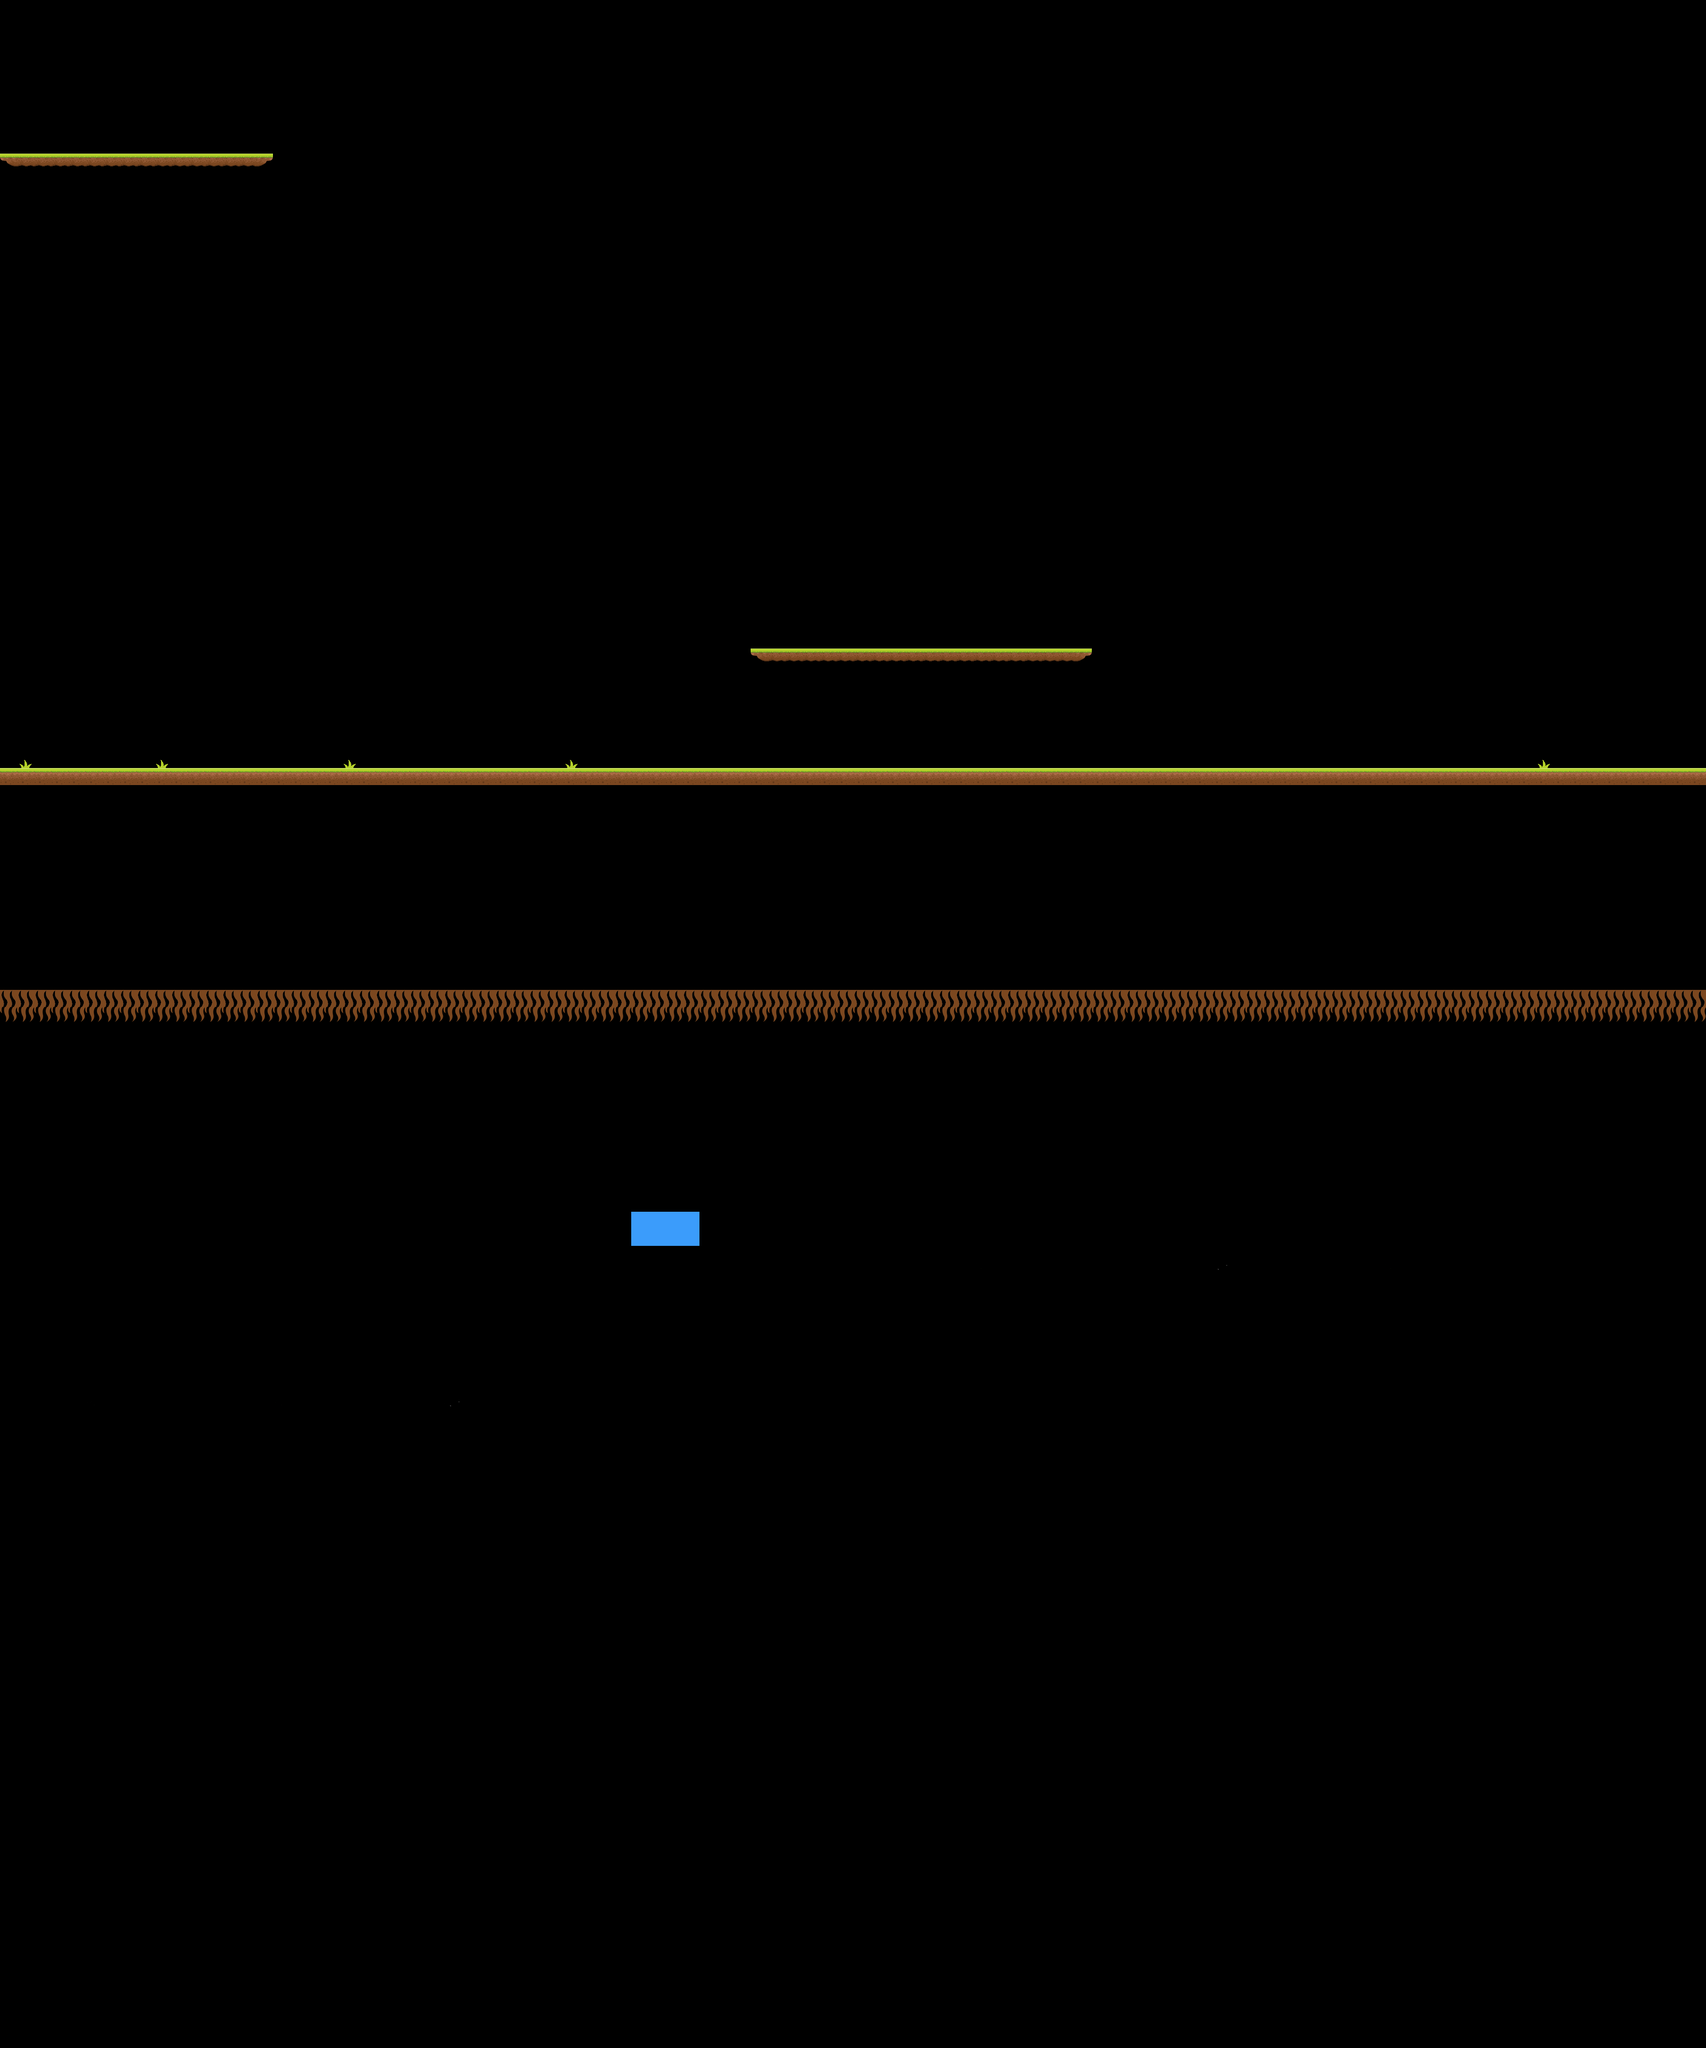

This is a level from a 2D game, rendered from its Tiled map with the project's own tilesets. A one-line summary and the map file follow, with tile-layer data summarised:
An orthogonal 100x120 tile map with 32x32 px tiles, 4 tile layers (bluba, Golgota_1, transicao, Odihna_1), 3 tilesets and 17 objects (4x totem, 2x destructible, 2x endFlag, Ren, Ren2, ...).

<map version="1.0" orientation="orthogonal" renderorder="right-down" width="100" height="120" tilewidth="32" tileheight="32" nextobjectid="85">
 <tileset firstgid="1" name="ground_elements" tilewidth="32" tileheight="32" spacing="2" margin="1" tilecount="24" columns="6">
  <image source="tilesets/ground_elements.png" width="204" height="136" />
  <tile id="0">
   <properties>
    <property name="name" value="ground" />
    <property name="physics" value="true" />
    <property name="solid" value="true" />
   </properties>
  </tile>
  <tile id="1">
   <properties>
    <property name="name" value="ground" />
    <property name="physics" value="true" />
    <property name="solid" value="true" />
   </properties>
  </tile>
  <tile id="2">
   <properties>
    <property name="name" value="ground" />
    <property name="physics" value="true" />
    <property name="solid" value="true" />
   </properties>
  </tile>
  <tile id="5">
   <properties>
    <property name="name" value="ground" />
    <property name="physics" value="true" />
   </properties>
  </tile>
  <tile id="6">
   <properties>
    <property name="name" value="underground" />
    <property name="physics" value="true" />
    <property name="solid" value="true" />
   </properties>
  </tile>
  <tile id="7">
   <properties>
    <property name="name" value="underground" />
    <property name="physics" value="true" />
    <property name="solid" value="true" />
   </properties>
  </tile>
  <tile id="8">
   <properties>
    <property name="bodyType" value="static" />
    <property name="name" value="underground" />
    <property name="physics" value="true" />
   </properties>
  </tile>
  <tile id="9">
   <properties>
    <property name="name" value="ground" />
    <property name="physics" value="true" />
    <property name="solid" value="true" />
   </properties>
  </tile>
  <tile id="11">
   <properties>
    <property name="name" value="ground" />
    <property name="physics" value="true" />
   </properties>
  </tile>
  <tile id="13">
   <properties>
    <property name="name" value="death" />
    <property name="physics" value="true" />
   </properties>
  </tile>
  <tile id="17">
   <properties>
    <property name="name" value="ground" />
    <property name="physics" value="true" />
   </properties>
  </tile>
  <tile id="18">
   <properties>
    <property name="name" value="ground" />
    <property name="physics" value="true" />
    <property name="solid" value="true" />
   </properties>
  </tile>
  <tile id="19">
   <properties>
    <property name="name" value="ground" />
    <property name="physics" value="true" />
    <property name="solid" value="true" />
   </properties>
  </tile>
 </tileset>
 <tileset firstgid="25" name="blue_tree" tilewidth="337" tileheight="390" tilecount="1" columns="1">
  <image source="tilesets/blue_tree.png" trans="ff00ff" width="337" height="390" />
 </tileset>
 <tileset firstgid="26" name="red_tree" tilewidth="337" tileheight="390" tilecount="1" columns="1">
  <image source="tilesets/red_tree.png" trans="ff00ff" width="337" height="390" />
 </tileset>
 <layer name="bluba" width="100" height="120">
  <data>[12000 cells, 0 non-empty, 0 distinct tile ids]</data>
 </layer>
 <layer name="Golgota_1" width="100" height="120">
  <data>[12000 cells, 128 non-empty, 4 distinct tile ids]</data>
 </layer>
 <objectgroup name="Golgota_obj">
  <properties>
   <property name="spriteLayer" value="true" />
  </properties>
  <object id="23" name="Ren" x="64.4025" y="2708.85" width="50" height="78" />
  <object id="46" name="Ren2" x="1328.13" y="2485.12" width="50" height="78" />
  <object id="57" name="sceneObj" type="destructible" x="1599.98" y="2670.13" width="30" height="1143">
   <properties>
    <property name="bodyType" value="static" />
    <property name="name" value="chain" />
    <property name="offscreenPhysics" value="true" />
    <property name="path" value="images/objects/chain.png" />
   </properties>
  </object>
  <object id="62" name="sceneObj" type="totem" x="1548.52" y="2366.54" width="190" height="298">
   <properties>
    <property name="disableCollideTo" value="crate" />
    <property name="name" value="totemToBen2" />
    <property name="offscreenPhysics" value="true" />
    <property name="path" value="images/objects/totem.png" />
   </properties>
  </object>
  <object id="68" name="sceneObj" type="endFlag" x="3104.36" y="2369.33" width="92" height="102">
   <properties>
    <property name="name" value="end" />
    <property name="path" value="images/objects/flag.png" />
   </properties>
  </object>
  <object id="71" name="sceneObj" type="totem" x="698.166" y="3540.46" width="190" height="298">
   <properties>
    <property name="bodyType" value="dynamic" />
    <property name="density" value="100" />
    <property name="disableCollideTo" value="crate" />
    <property name="id" value="totemToDown" />
    <property name="name" value="totemToBen3" />
    <property name="offscreenPhysics" value="true" />
    <property name="path" value="images/objects/totem.png" />
   </properties>
  </object>
 </objectgroup>
 <layer name="transicao" width="100" height="120">
  <data>[12000 cells, 300 non-empty, 3 distinct tile ids]</data>
 </layer>
 <layer name="Odihna_1" width="100" height="120">
  <data>[12000 cells, 141 non-empty, 5 distinct tile ids]</data>
 </layer>
 <objectgroup color="#ff0f00" name="Odihna_obj">
  <properties>
   <property name="spriteLayer" value="true" />
  </properties>
  <object id="24" name="Ben" x="59.7145" y="1357.89" width="50" height="78" />
  <object id="47" name="Ben3" x="29.7519" y="206.845" width="50" height="78" />
  <object id="48" name="Ben2" x="2590.59" y="1361.13" width="50" height="78" />
  <object id="64" name="sceneObj" type="totem" x="1636.01" y="922.158" width="190" height="298">
   <properties>
    <property name="name" value="totemToRen2" />
    <property name="offscreenPhysics" value="true" />
    <property name="path" value="images/objects/totem.png" />
   </properties>
  </object>
  <object id="65" name="sceneObj" type="totem" x="310.728" y="-5.01362" width="190" height="298">
   <properties>
    <property name="id" value="totemToRen2Up" />
    <property name="name" value="totemToRen2" />
    <property name="offscreenPhysics" value="true" />
    <property name="path" value="images/objects/totem.png" />
   </properties>
  </object>
  <object id="66" name="sceneObj" type="endFlag" x="3099.82" y="1336.52" width="92" height="102">
   <properties>
    <property name="name" value="end" />
    <property name="path" value="images/objects/flag.png" />
   </properties>
  </object>
  <object id="69" name="sceneObj" type="guard" x="2982.51" y="1234.95" width="74" height="203">
   <properties>
    <property name="eventId" value="guard_good_morning" />
    <property name="eventName" value="dialog" />
    <property name="name" value="guard" />
    <property name="numFrames" value="2" />
    <property name="path" value="images/objects/guard.png" />
    <property name="sequence:alive" value="{1}" />
    <property name="sequence:dead" value="{2}" />
   </properties>
  </object>
  </objectgroup>
 <objectgroup color="#ff0000" name="frontObj">
  <!-- 1 objects omitted --></objectgroup>
</map>
<!-- 4 of 17 objects omitted -->